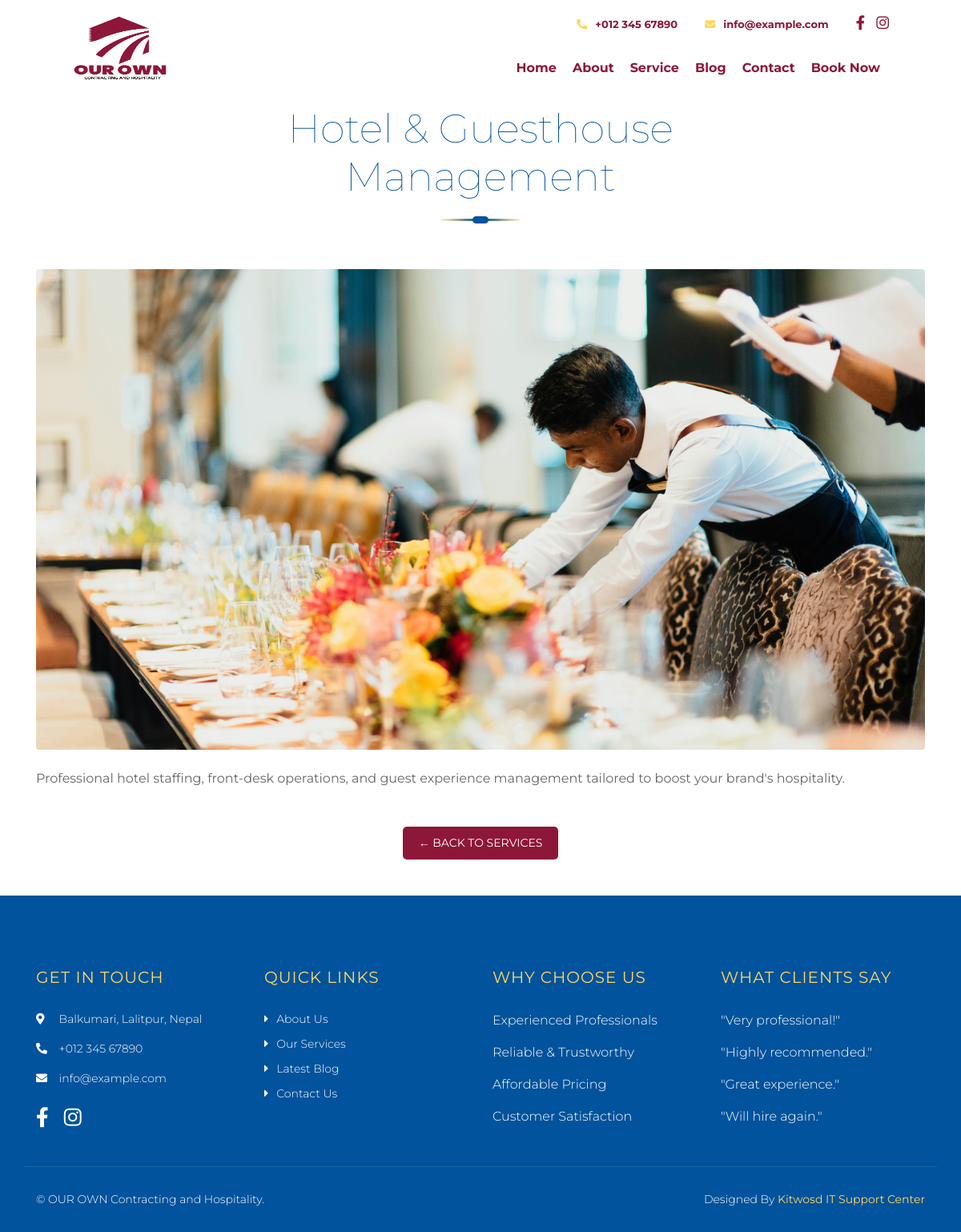
The page /services/hotel-guesthouse-management/ on the database its author committed.
### core/models.py (models this page shows, shortened)
class OrganizationInfo(models.Model):
    name = models.CharField(max_length=255, default="Our Company")
    logo = models.ImageField(upload_to='organization_logos/', null=True, blank=True)
    address = models.TextField()
    phone1 = models.CharField("Phone 1", max_length=20)
    phone2 = models.CharField("Phone 2", max_length=20, blank=True, null=True)
    email1 = models.EmailField("Email 1")
    email2 = models.EmailField("Email 2", blank=True, null=True)
    facebook = models.URLField(blank=True, null=True)
    twitter = models.URLField(blank=True, null=True)
    instagram = models.URLField(blank=True, null=True)
    linkedin = models.URLField(blank=True, null=True)

class Service(models.Model):
    title = models.CharField(max_length=100)
    slug = models.SlugField(blank=True)
    description = models.TextField()
    image = models.ImageField(upload_to='services/')

### core/views.py (the view)
# urls.py: path('services/<slug:slug>/', views.services_detail, name='services_detail'),
def services_detail(request, slug):
    services = get_object_or_404(Service, slug=slug)
    return render(request, 'core/service_detail.html', {
        'services': services
    })

### core/context_processors.py (called while the page is built)
def organization_info(request):
    org = OrganizationInfo.objects.first()
    return {
        'org': org
    }

### core/templates/core/service_detail.html (shortened to what this page needs)
{% extends 'base.html' %}
{% block content %}
<div class="service-detail">
    <div class="container">
        <div class="section-header text-center">
            <h2>{{ services.title }}</h2>
        </div>
        <div class="text-center mb-4">
    <img src="{{ services.image.url }}" alt="{{ services.title }}"
         class="img-fluid rounded w-100"
         style="max-height: 600px; object-fit: cover;">
</div>
        <div class="service-content">
            <p>{{ services.description|linebreaks }}</p>
        </div>
        <div class="text-center mt-5">
            <a href="{% url 'services' %}" class="btn btn-red">← Back to Services</a>
        </div>
    </div>
</div>
{% endblock %}

### core/templates/base.html (shortened to what this page needs)
{% load static %}
<!DOCTYPE html>
<html lang="en">
<head>
    <link href="https://cdn.jsdelivr.net/npm/bootstrap@5.3.2/dist/css/bootstrap.min.css" rel="stylesheet">
    <link href="https://cdn.jsdelivr.net/npm/bootstrap-icons@1.10.5/font/bootstrap-icons.css" rel="stylesheet">
    <link href="https://stackpath.bootstrapcdn.com/bootstrap/4.4.1/css/bootstrap.min.css" rel="stylesheet">
    <link href="https://cdnjs.cloudflare.com/ajax/libs/font-awesome/5.10.0/css/all.min.css" rel="stylesheet">
    <link href="{% static 'lib/owlcarousel/assets/owl.carousel.min.css' %}" rel="stylesheet">
    <link href="{% static 'lib/lightbox/css/lightbox.min.css' %}" rel="stylesheet">
    <link href="{% static 'css/style.css' %}" rel="stylesheet">
</head>
<body>
    <div class="wrapper">
        <div class="header w-100">
            <div class="container-fluid">
                <div class="header-top row align-items-center">
                    <div class="col-lg-3">
                        <div class="brand">
                            <a href="{% url 'home' %}">
                                <img src="{% if org and org.logo %}{{ org.logo.url }}{% else %}{% static 'img/logo.jpg' %}{% endif %}" alt="{{ org.name|default:'OUR OWN Contracting and Hospitality' }}" class="img-fluid">
                            </a>
                        </div>
                    </div>
                    <div class="col-lg-9">
                        <div class="topbar">
                            <div class="topbar-col">
                                {% if org and org.phone1 %}
                                    <a href="tel:{{ org.phone1 }}"><i class="fa fa-phone-alt"></i><strong>{{ org.phone1 }}</strong></a>
                                {% else %}
                                    <a href="tel:+01234567890"><i class="fa fa-phone-alt"></i><strong>+012 345 67890</strong></a>
                                {% endif %}
                            </div>
                            <div class="topbar-col">
                                {% if org and org.email1 %}
                                    <a href="mailto:{{ org.email1 }}"><i class="fa fa-envelope"></i><strong>{{ org.email1 }}</strong></a>
                                {% else %}
                                    <a href="mailto:info@example.com"><i class="fa fa-envelope"></i><strong>info@example.com</strong></a>
                                {% endif %}
                            </div>
                            <div class="topbar-col">
                                <div class="topbar-social">
                                    {% if org and org.facebook %}
                                        <a href="{{ org.facebook }}"><i class="fab fa-facebook-f"></i></a>
                                    {% endif %}
                                    {% if org and org.instagram %}
                                        <a href="{{ org.instagram }}"><i class="fab fa-instagram"></i></a>
                                    {% endif %}
                                </div>
                            </div>
                        </div>
                        <div class="navbar navbar-expand-lg bg-light navbar-light">
                            <div class="collapse navbar-collapse justify-content-between" id="navbarCollapse">
                                <div class="navbar-nav ml-auto">
                                    <a href="{% url 'home' %}" class="nav-item nav-link"><strong>Home</strong></a>
                                    <a href="{% url 'about' %}" class="nav-item nav-link"><strong>About</strong></a>
                                    <a href="{% url 'services' %}" class="nav-item nav-link"><strong>Service</strong></a>
                                    <a href="{% url 'blog' %}" class="nav-item nav-link"><strong>Blog</strong></a>
                                    <a href="{% url 'contact' %}" class="nav-item nav-link"><strong>Contact</strong></a>
                                    <a href="{% url 'book_now' %}" class="nav-item nav-link"><strong>Book Now</strong></a>
                                </div>
                            </div>
                        </div>
                    </div>
                </div>
            </div>
        </div>
        {% block content %}{% endblock %}
        <div class="footer">
            <div class="container">
                <div class="row">
                    <div class="col-md-6 col-lg-3">
                        <div class="footer-contact">
                            <h2>Get In Touch</h2>
                            <p><i class="fa fa-map-marker-alt"></i> {{ org.address|default:"123 Street, New York, USA" }}</p>
                            <p><i class="fa fa-phone-alt"></i> {{ org.phone1|default:"+012 345 67890" }}</p>
                            <p><i class="fa fa-envelope"></i> {{ org.email1|default:"info@example.com" }}</p>
                            <div class="footer-social">
                                {% if org and org.facebook %}
                                    <a href="{{ org.facebook }}"><i class="fab fa-facebook-f"></i></a>
                                {% endif %}
                                {% if org and org.instagram %}
                                    <a href="{{ org.instagram }}"><i class="fab fa-instagram"></i></a>
                                {% endif %}
                            </div>
                        </div>
                    </div>
                    <div class="col-md-6 col-lg-3">
                        <div class="footer-link">
                            <h2>Quick Links</h2>
                            <a href="{% url 'about' %}">About Us</a>
                            <a href="{% url 'services' %}">Our Services</a>
                            <a href="{% url 'blog' %}">Latest Blog</a>
                            <a href="{% url 'contact' %}">Contact Us</a>
                        </div>
                    </div>
                    <div class="col-md-6 col-lg-3">
                        <div class="footer-link">
                            <h2>Why Choose Us</h2>
                            <p>Experienced Professionals</p>
                            <p>Reliable &amp; Trustworthy</p>
                            <p>Affordable Pricing</p>
                            <p>Customer Satisfaction</p>
                        </div>
                    </div>
                    <div class="col-md-6 col-lg-3">
                        <div class="footer-link">
                            <h2>What Clients Say</h2>
                            <p>"Very professional!"</p>
                            <p>"Highly recommended."</p>
                            <p>"Great experience."</p>
                            <p>"Will hire again."</p>
                        </div>
                    </div>
                </div>
            </div>
            <div class="container copyright">
                <div class="row">
                    <div class="col-md-6">
                        <p>&copy; {{ org.name|default:"OUR OWN Contracting and Hospitality" }}.</p>
                    </div>
                    <div class="col-md-6">
                        <p>Designed By <a href="https://www.kitwosd.com/">Kitwosd IT Support Center</a></p>
                    </div>
                </div>
            </div>
        </div>
    </div>
</body>
</html>

### core/static/css/style.css (style rules this page uses)
body { color: #666666; background: #ffffff; font-family: 'Montserrat', sans-serif; font-weight: 400; }
h1, h2, h3, h4, h5, h6 { font-weight: 100; }
a { color: #454545; transition: .3s; }
.wrapper { width: 100%; margin: 0; background: #ffffff; }
.header { position: relative; width: 100%; padding: 15px 0 0 0; background: #ffffff; }
@media (min-width: 992px) { .header .row { padding: 0 60px; } }
.header .header-top { padding-bottom: 15px; border-bottom: 1px solid rgba(255, 255, 255, .1); }
.header .brand { position: relative; }
.header .brand a { color: #ffffff; font-size: 60px; font-weight: 100; }
.header .brand img { width: 100%; max-width: 150px; height: 100%; max-height: 100px; }
.header .topbar { position: relative; text-align: right; }
.header .topbar .topbar-col { display: inline-block; padding: 0 15px; margin-bottom: 15px; }
.header .topbar-col a { color: #8d1739; font-size: 13px; }
.header .topbar-col a i { margin-right: 10px; color: #FFD662; }
.header .topbar-social { position: relative; }
.header .topbar-social a { display: inline-block; }
.header .topbar-social a i { margin-right: 10px; font-size: 18px; color: #8d1739; }
.header .topbar-social a:last-child i { margin: 0; }
@media (min-width: 992px) { .header .navbar { background: transparent !important; } }
@media (min-width: 992px) { .header .navbar-light a.nav-link, .header .navbar-light .show > .nav-link { position: relative; padding: 8px 10px; color: #8d1739; font-size: 16px; z-index: 1; } }
.section-header { position: relative; width: 100%; max-width: 550px; text-align: center; margin: 0 auto; margin-bottom: 60px; padding-bottom: 15px; }
.section-header::before { position: absolute; content: ""; width: 100px; height: 3px; left: calc(50% - 50px); bottom: 0; background: linear-gradient(to left, #FFD662, #00539C, #FFD662); border-radius: 100%; }
.section-header::after { position: absolute; content: ""; width: 20px; height: 9px; left: calc(50% - 10px); bottom: -3px; background: #00539C; border-radius: 5px; }
.section-header h2 { color: #00539C; font-size: 50px; font-weight: 100; }
.footer { position: relative; margin-top: 45px; padding-top: 90px; background: #00539C; color: #ffffff; font-weight: 300; }
.footer .footer-contact, .footer .footer-link, .footer .footer-form { position: relative; margin-bottom: 45px; }
.footer .footer-contact h2, .footer .footer-link h2, .footer .footer-form h2 { position: relative; margin-bottom: 30px; font-size: 20px; font-weight: 400; color: #FFD662; text-transform: uppercase; letter-spacing: 1px; }
.footer .footer-contact p { font-size: 14px; }
.footer .footer-contact p i { width: 25px; }
.footer .footer-social { position: relative; margin-top: 25px; }
.footer .footer-social a { display: inline-block; }
.footer .footer-social a i { margin-right: 15px; font-size: 25px; color: #ffffff; }
.footer .footer-social a:last-child i { margin: 0; }
.footer .footer-link a { display: block; margin-bottom: 10px; font-size: 14px; color: #ffffff; }
.footer .footer-link a::before { position: relative; content: "\f0da"; font-family: "Font Awesome 5 Free"; font-weight: 900; margin-right: 10px; }
.footer .copyright { padding: 30px 15px; border-top: 1px solid rgba(255, 255, 255, .1); }
.footer .copyright p { margin: 0; font-size: 14px; }
.footer .copyright .col-md-6:last-child p { text-align: right; }
.footer .copyright p a { color: #FFD662; font-weight: 400; }
.btn-red { background: #8d1739; color: #fff; border: none; border-radius: 5px; padding: 10px 20px; font-size: 14px; text-transform: uppercase; transition: 0.3s; }

### rows shown on the page
OrganizationInfo: logo (picture), phone1 "+012 345 67890", email1 "info@example.com", address "Balkumari, Lalitpur, Nepal", name "OUR OWN Contracting and Hospitality"
Service: title "Hotel & Guesthouse Management", image (picture), description "Professional hotel staffing, front-desk operations, and guest experience management tailored to boost your brand's hospitality."
